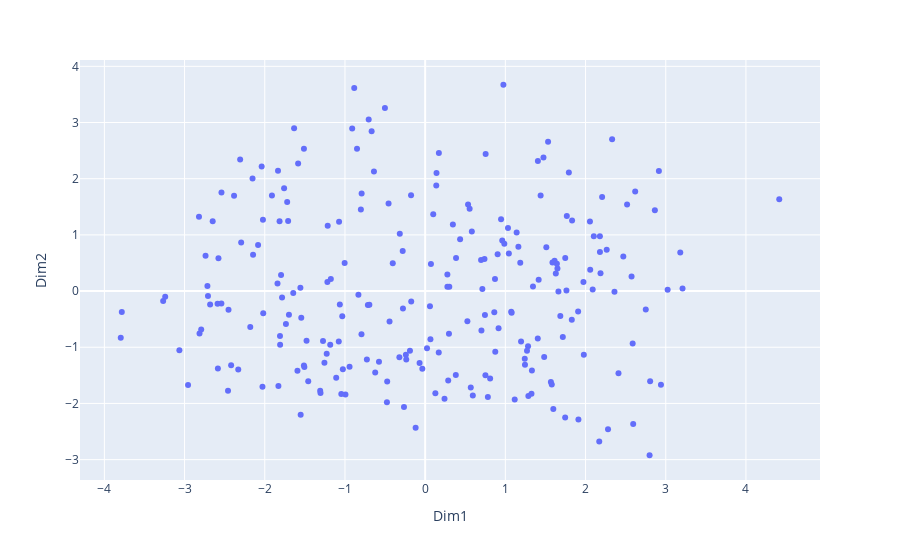

The cell this chart's notebook holds for it:
### Code cell
Data1 = pd.DataFrame(X_pca,columns=["Dim1","Dim2"])
import plotly.express as px
df = px.data.iris()
fig = px.scatter(Data1, x='Dim1', y='Dim2')
fig.show()

### Figure 1 — Plotly figure (JSON) as saved in the notebook; plotly's stock layout.template omitted (floating-point values rounded to 4 significant figures; data arrays with more than 128 entries replaced by an {"elided": "..."} marker saying what was removed)
{"data": [{"hovertemplate": "Dim1=%{x}<br>Dim2=%{y}<extra></extra>", "legendgroup": "", "marker": {"color": "#636efa", "symbol": "circle"}, "mode": "markers", "name": "", "orientation": "v", "showlegend": false, "type": "scatter", "x": {"elided": "234 float values"}, "xaxis": "x", "y": {"elided": "234 float values"}, "yaxis": "y"}], "layout": {"legend": {"tracegroupgap": 0}, "margin": {"t": 60}, "xaxis": {"anchor": "y", "domain": [0, 1], "title": {"text": "Dim1"}}, "yaxis": {"anchor": "x", "domain": [0, 1], "title": {"text": "Dim2"}}}}
